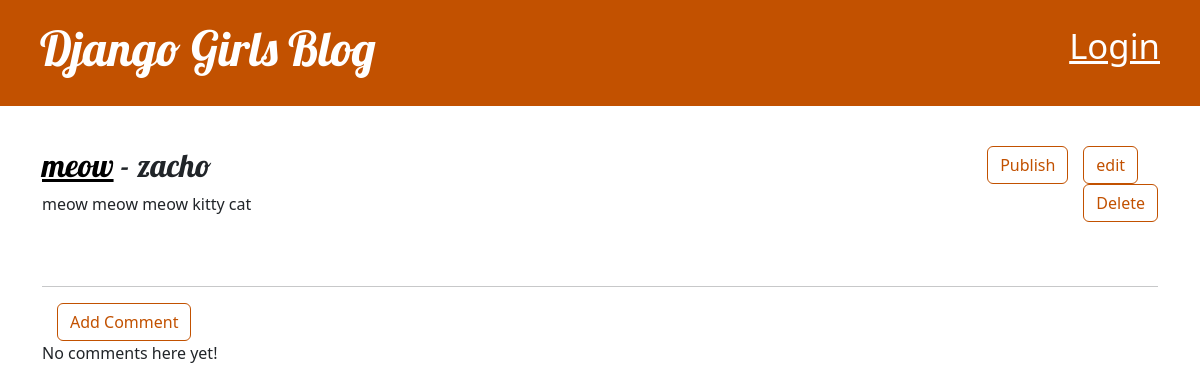
Screenshot of /post/2 with the database file from the repository.
### blog/models.py (models this page shows, shortened)
class Post(models.Model):
    author = models.ForeignKey(settings.AUTH_USER_MODEL, on_delete=models.CASCADE)
    title = models.CharField(max_length=200)
    text = models.TextField()
    created_date = models.DateTimeField(default=timezone.now)
    published_date = models.DateTimeField(blank=True, null=True)

### blog/views.py (the view)
# urls.py: path('post/<int:pk>', views.post_detail, name="post_detail"),
def post_detail(request, pk):
    post = get_object_or_404(Post,pk=pk)
    return render(request, 'blog/post_detail.html', {'post':post})

### blog/templates/blog/post_detail.html
{% extends 'blog/base.html' %}
{% block content %}
    <article class="post">
        <aside class="actions">
            <a class="btn btn-secondary" href="{% url 'post_edit' pk=post.pk %}">edit</a>
                <form method="POST" action="{% url 'post_remove' pk=post.pk %}" class="post-form">{% csrf_token %}
                    <button type="submit" class="save btn btn-secondary" name="delete">Delete</button>
                </form>
        </aside>
        {% if post.published_date %}
            <time class="date">{{ post.published_date }}</time>
            {% else %}
                <form method="POST" action="{% url 'post_publish' pk=post.pk %}" class="post-form">{% csrf_token %}
                    <button type="submit" class="save btn btn-secondary" name="publish">Publish</button>
                </form>
        {% endif %}
        <h2><a href="{% url 'post_detail' pk=post.pk %}">{{ post.title }}</a> - {{post.author}}</h2>
        <p>{{ post.text|linebreaksbr }}</p>
    </article>
    <hr>
    <a class="btn btn-secondary" href="{% url 'add_comment_to_post' pk=post.pk %}">Add Comment</a>
    {% for comment in post.comments.all %}
        <div class="comment">
            <time class="date">{{ comment.created_date }}</time>
            <strong>{{ comment.author }}</strong>
            <p>{{ comment.text|linebreaksbr }}</p>
        </div>
    {% empty %}
        <p>No comments here yet!</p>
    {% endfor %}
{% endblock %}

### blog/static/css/blog.css (style rules this page uses)
h1, h2, h3, h4 { font-family: 'Lobster'; }
.save { float: right; }
.post { margin-bottom: 70px; }
.post h2 a, .post h2 a:visited { color: #000000; }
.post > .date, .post > .actions { float: right; }
.btn-secondary, .btn-secondary:visited { color: #C25100; background: none; border-color: #C25100; margin-left: 15px; }

### rows the page displays
Post: title "meow", author "zacho", text "meow meow meow kitty cat"
